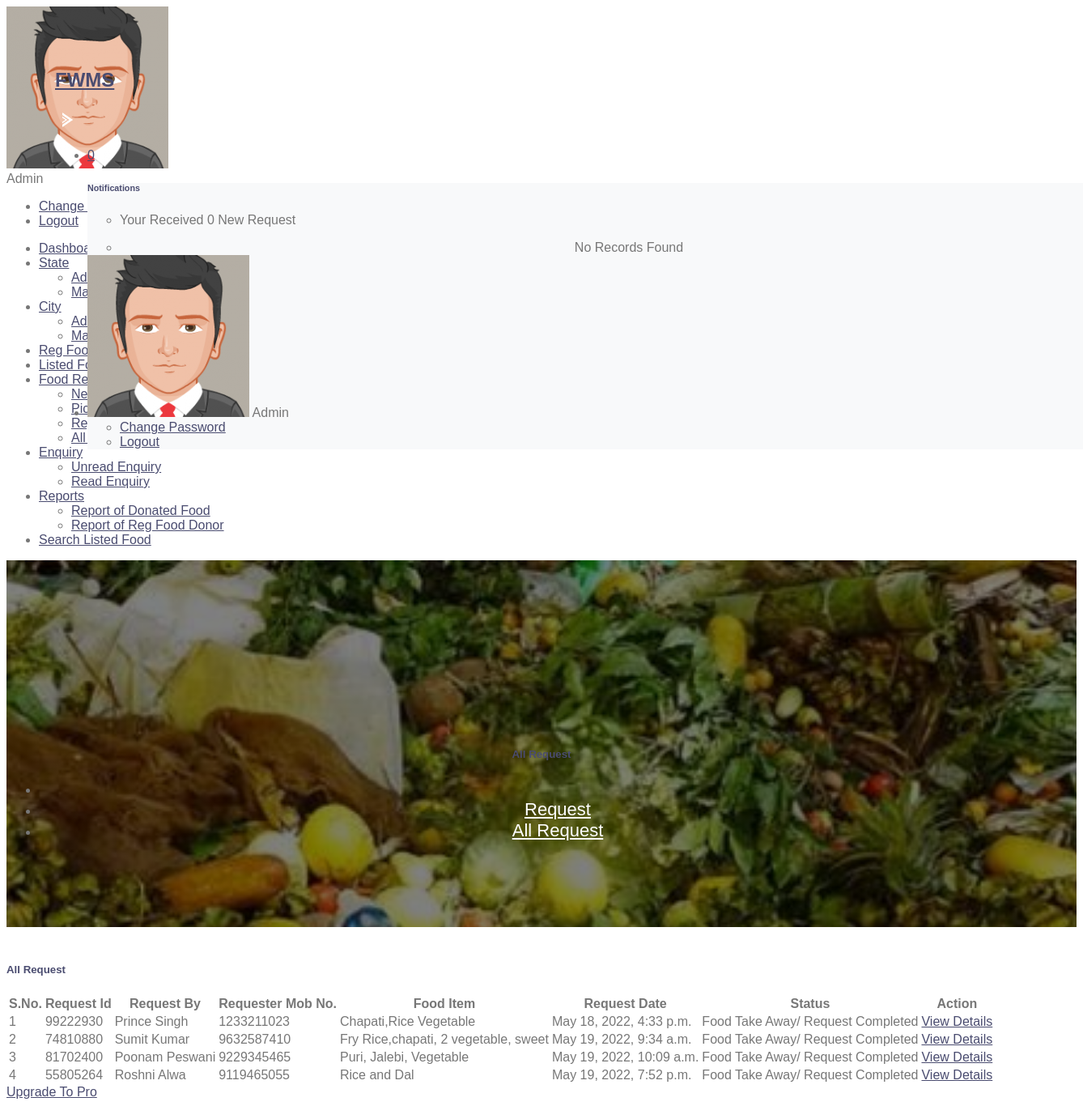
/allRequest (signed in), run on the app's committed database.
### foodwaste/models.py (models this page shows, shortened)
class Foodrequests(models.Model):
    food = models.ForeignKey(Food, on_delete=models.CASCADE, null=True)
    requestNumber = models.CharField(max_length=150, null=True)
    fullName = models.CharField(max_length=250, null=True)
    mobileNumber = models.CharField(max_length=15, null=True)
    message = models.CharField(max_length=350, null=True)
    requestDate = models.DateTimeField(auto_now_add=True)
    status = models.CharField(max_length=50, null=True)
    donorRemark = models.CharField(max_length=250, null=True)
    requestCompletionDate = models.DateField(null=True)

class Food(models.Model):
    donorid = models.ForeignKey(Donor, on_delete=models.CASCADE, null=True)
    foodId = models.CharField(max_length=150, null=True)
    FoodItems = models.CharField(max_length=250, null=True)
    city = models.ForeignKey(City, on_delete=models.CASCADE)
    Description = models.CharField(max_length=300, null=True)
    PickupDate = models.DateField(null=True)
    PickupAddress = models.CharField(max_length=250, null=True)
    ContactPerson = models.CharField(max_length=150, null=True)
    CPMobNumber = models.CharField(max_length=15, null=True)
    Image = models.FileField(null=True,blank=True)
    CreationDate = models.DateTimeField(auto_now_add=True)
    UpdationDate = models.DateField(null=True)

### foodwaste/views.py (the view)
# urls.py: path('allRequest', allRequest, name='allRequest'),
def allRequest(request):
    if not request.user.is_authenticated:
        return redirect('admin_login')
    foodrequest = Foodrequests.objects.all()
    return render(request, 'admin/allRequest.html', locals())

### foodwaste/templatetags/custom_tag.py (called while the page is built)
@register.filter(name = 'notification')
def notification(obj):
    foodrequest  = Foodrequests.objects.filter(status=None)
    return foodrequest

@register.simple_tag()
def notificationcount(*args, **kwargs):
    foodrequestcount  = Foodrequests.objects.filter(status=None).count()
    return foodrequestcount

### foodwaste/templates/admin/allRequest.html (shortened to what this page needs)
{% extends 'admin_base.html' %}
{% load static %}
{% block main %}
<section class="pcoded-main-container">
    <div class="pcoded-content">
        <div class="page-header">
            <div class="page-block">
                <div class="row align-items-center">
                    <div class="col-md-12">
                        <div class="page-header-title">
                            <h5 class="m-b-10">All Request</h5>
                        </div>
                        <ul class="breadcrumb">
                            <li class="breadcrumb-item"><a href="{% url 'dashboard' %}"></a></li>
                            <li class="breadcrumb-item"><a href="">Request</a></li>
                            <li class="breadcrumb-item"><a href="">All Request</a></li>
                        </ul>
                    </div>
                </div>
            </div>
        </div>
        <div class="row">
            <div class="col-md-12">
                <div class="card">
                    <div class="card-header">
                        <h5>All Request</h5>
                    </div>
                    <div class="card-body table-border-style">
                        <div class="table-responsive">
                            <table class="table">
                                <thead>
                                <tr>
                                    <th class="ml-5">S.No.</th>
                                    <th>Request Id</th>
                                    <th>Request By</th>
                                    <th>Requester Mob No.</th>
                                    <th>Food Item</th>
                                    <th>Request Date</th>
                                    <th>Status</th>
                                    <th>Action</th>
                                </tr>
                                </thead>
                                <tbody>
                                {% for i in foodrequest %}
                                <tr>
                                    <td>{{forloop.counter}}</td>
                                    <td>{{i.requestNumber}}</td>
                                    <td>{{i.fullName}}</td>
                                    <td>{{i.mobileNumber}}</td>
                                    <td>{{i.food.FoodItems}}</td>
                                    <td>{{i.requestDate}}</td>
                                    {% if i.status == None%}
                                    <td>Not Update Yet</td>
                                    {% else %}
                                    <td>{{i.status}}</td>
                                    {% endif %}
                                    <td><a href="{% url 'view_requestDtls' i.id %}" class="text-primary">View Details</a></td>
                                </tr>
                                {% endfor %}
                                </tbody>
                            </table>
                        </div>
                    </div>
                </div>
            </div>
        </div>
    </div>
</section>
{% endblock %}

### foodwaste/static/css/style.css (style rules this page uses)
body { color: #777777; font-weight: 500; background: #ffffff; font-family: 'Quicksand', sans-serif; }
h1, h2, h3, h4, h5, h6 { color: #4a4c70; }
a { color: #4a4c70; transition: .3s; }
.page-header { position: relative; margin-bottom: 45px; padding: 210px 0 90px 0; text-align: center; background: linear-gradient(rgba(0, 0, 0, .5), rgba(0, 0, 0, .5)), url(../img/page-header.jpg); background-attachment: fixed; background-position: center; background-repeat: no-repeat; background-size: cover; }
.page-header a { position: relative; padding: 0 12px; font-size: 22px; color: #ffffff; }
.page-header a::after { position: absolute; content: "/"; width: 8px; height: 8px; top: -2px; right: -7px; text-align: center; color: #ffffff; }
.page-header a:last-child::after { display: none; }

### data on the page
Foodrequests: requestNumber "99222930", fullName "Prince Singh", mobileNumber "1233211023", food.FoodItems "Chapati,Rice Vegetable", requestDate "May 18, 2022, 4:33 p.m.", status "Food Take Away/ Request Completed"
Foodrequests: requestNumber "74810880", fullName "Sumit Kumar", mobileNumber "9632587410", food.FoodItems "Fry Rice,chapati, 2 vegetable, sweet", requestDate "May 19, 2022, 9:34 a.m.", status "Food Take Away/ Request Completed"
Foodrequests: requestNumber "81702400", fullName "Poonam Peswani", mobileNumber "9229345465", food.FoodItems "Puri, Jalebi, Vegetable", requestDate "May 19, 2022, 10:09 a.m.", status "Food Take Away/ Request Completed"
Foodrequests: requestNumber "55805264", fullName "Roshni Alwa", mobileNumber "9119465055", food.FoodItems "Rice and Dal", requestDate "May 19, 2022, 7:52 p.m.", status "Food Take Away/ Request Completed"
